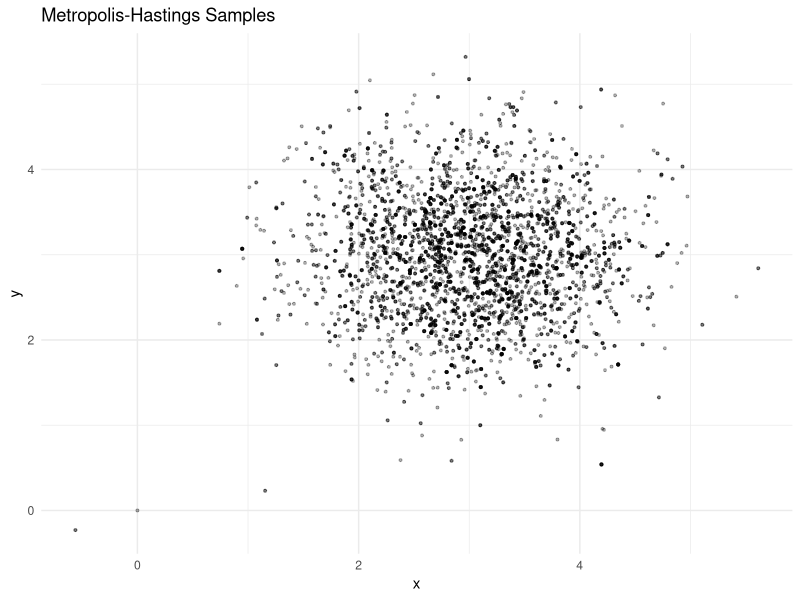
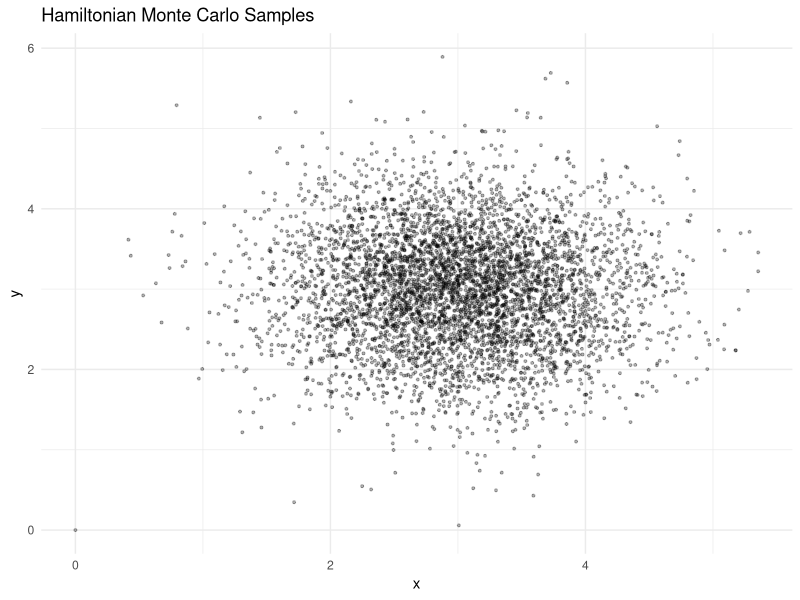
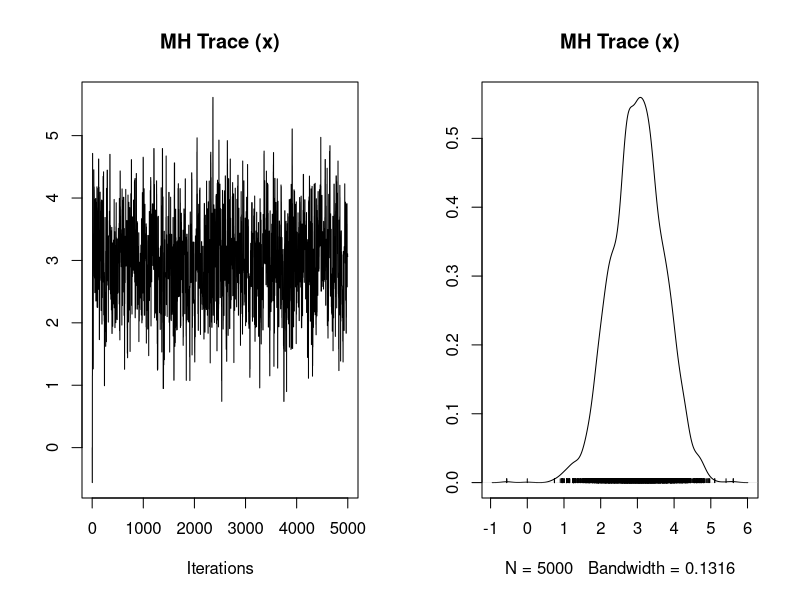
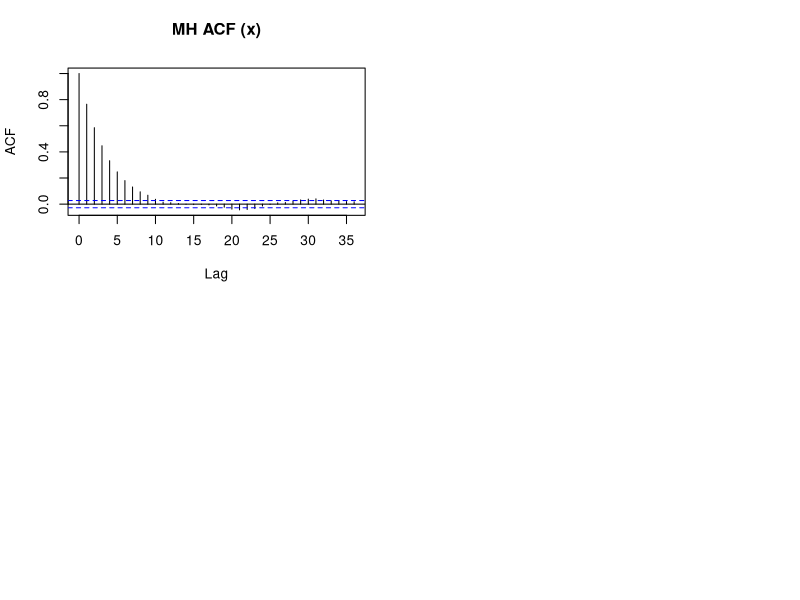
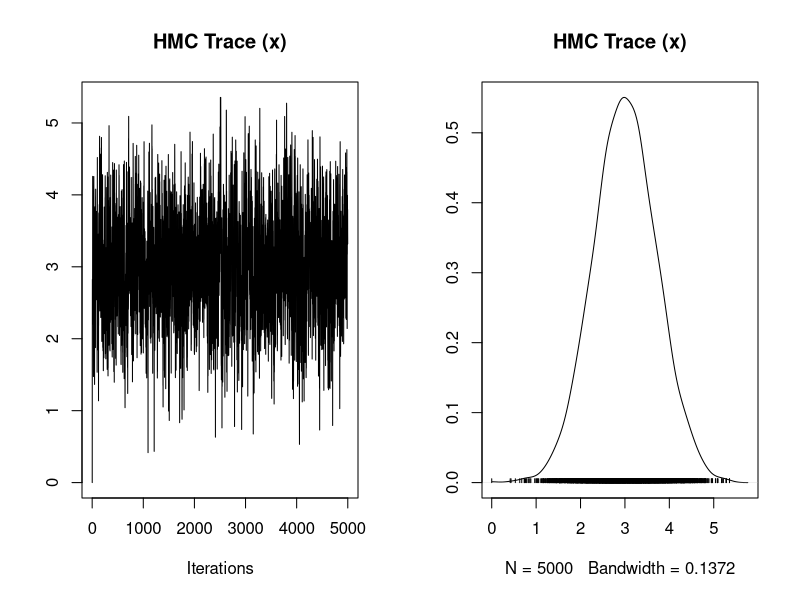
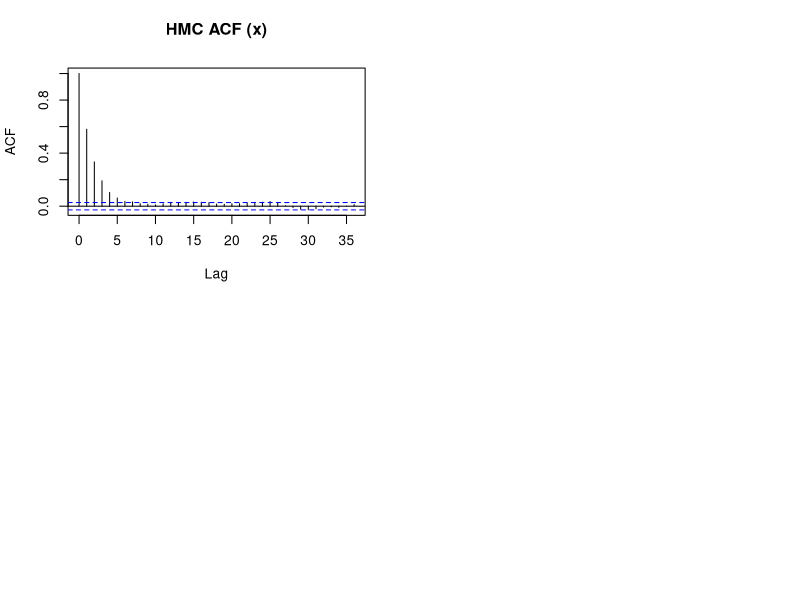

The R script that drew these images, in order:
library(mvtnorm)
library(ggplot2)
library(coda)

# Define the log-posterior (unnormalized) for a mixture of Gaussians
log_target <- function(theta) {
  mu1 <- c(-3, -3)
  mu2 <- c(3, 3)
  sigma <- 0.5 * diag(2)
  l1 <- dmvnorm(theta, mean = mu1, sigma = sigma, log = TRUE)
  l2 <- dmvnorm(theta, mean = mu2, sigma = sigma, log = TRUE)
  return(log(exp(l1) + exp(l2)))  # log-sum-exp trick
}


metropolis_sampler <- function(log_target, n_iter, init, proposal_sd) {
  theta <- matrix(NA, nrow = n_iter, ncol = 2)
  theta[1, ] <- init
  accept <- 0
  
  for (i in 2:n_iter) {
    proposal <- theta[i - 1, ] + rnorm(2, 0, proposal_sd)
    log_alpha <- log_target(proposal) - log_target(theta[i - 1, ])
    if (log(runif(1)) < log_alpha) {
      theta[i, ] <- proposal
      accept <- accept + 1
    } else {
      theta[i, ] <- theta[i - 1, ]
    }
  }
  return(list(samples = theta, accept_rate = accept / n_iter))
}

# Gradient of the log-target (approximated numerically)
grad_log_target <- function(theta, eps = 1e-4) {
  grad <- numeric(length(theta))
  for (i in 1:length(theta)) {
    step <- rep(0, length(theta))
    step[i] <- eps
    grad[i] <- (log_target(theta + step) - log_target(theta - step)) / (2 * eps)
  }
  return(grad)
}

hmc_sampler <- function(log_target, grad_log_target, n_iter, init, step_size, L, mass = diag(2)) {
  theta <- matrix(NA, nrow = n_iter, ncol = 2)
  theta[1, ] <- init
  accept <- 0
  
  for (i in 2:n_iter) {
    current_theta <- theta[i - 1, ]
    p <- mvtnorm::rmvnorm(1, sigma = mass)[1, ]
    current_p <- p
    
    # Leapfrog steps
    theta_new <- current_theta
    p <- p + 0.5 * step_size * grad_log_target(theta_new)
    for (j in 1:L) {
      theta_new <- theta_new + step_size * solve(mass, p)
      if (j != L) {
        p <- p + step_size * grad_log_target(theta_new)
      }
    }
    p <- p + 0.5 * step_size * grad_log_target(theta_new)
    p <- -p  # negate for reversibility
    
    # Hamiltonian
    current_H <- -log_target(current_theta) + 0.5 * t(current_p) %*% solve(mass, current_p)
    new_H <- -log_target(theta_new) + 0.5 * t(p) %*% solve(mass, p)
    
    if (log(runif(1)) < (current_H - new_H)) {
      theta[i, ] <- theta_new
      accept <- accept + 1
    } else {
      theta[i, ] <- current_theta
    }
  }
  return(list(samples = theta, accept_rate = accept / n_iter))
}


set.seed(123)
n_iter <- 5000

# Run MH
mh_result <- metropolis_sampler(log_target, n_iter, init = c(0, 0), proposal_sd = 1.0)

# Run HMC
hmc_result <- hmc_sampler(log_target, grad_log_target, n_iter, init = c(0, 0),
                          step_size = 0.25, L = 15)

# Convert to MCMC objects
mh_mcmc <- mcmc(mh_result$samples)
hmc_mcmc <- mcmc(hmc_result$samples)

plot_samples <- function(samples, title) {
  df <- as.data.frame(samples)
  colnames(df) <- c("x", "y")
  ggplot(df, aes(x, y)) +
    geom_point(alpha = 0.3, size = 0.7) +
    theme_minimal() +
    ggtitle(title)
}

plot_samples(mh_result$samples, "Metropolis-Hastings Samples")
plot_samples(hmc_result$samples, "Hamiltonian Monte Carlo Samples")


par(mfrow = c(2, 2))
plot(mh_mcmc[, 1], main = "MH Trace (x)")
acf(mh_mcmc[, 1], main = "MH ACF (x)")
plot(hmc_mcmc[, 1], main = "HMC Trace (x)")
acf(hmc_mcmc[, 1], main = "HMC ACF (x)")

cat("MH acceptance rate:", mh_result$accept_rate, "\n")
cat("HMC acceptance rate:", hmc_result$accept_rate, "\n")
